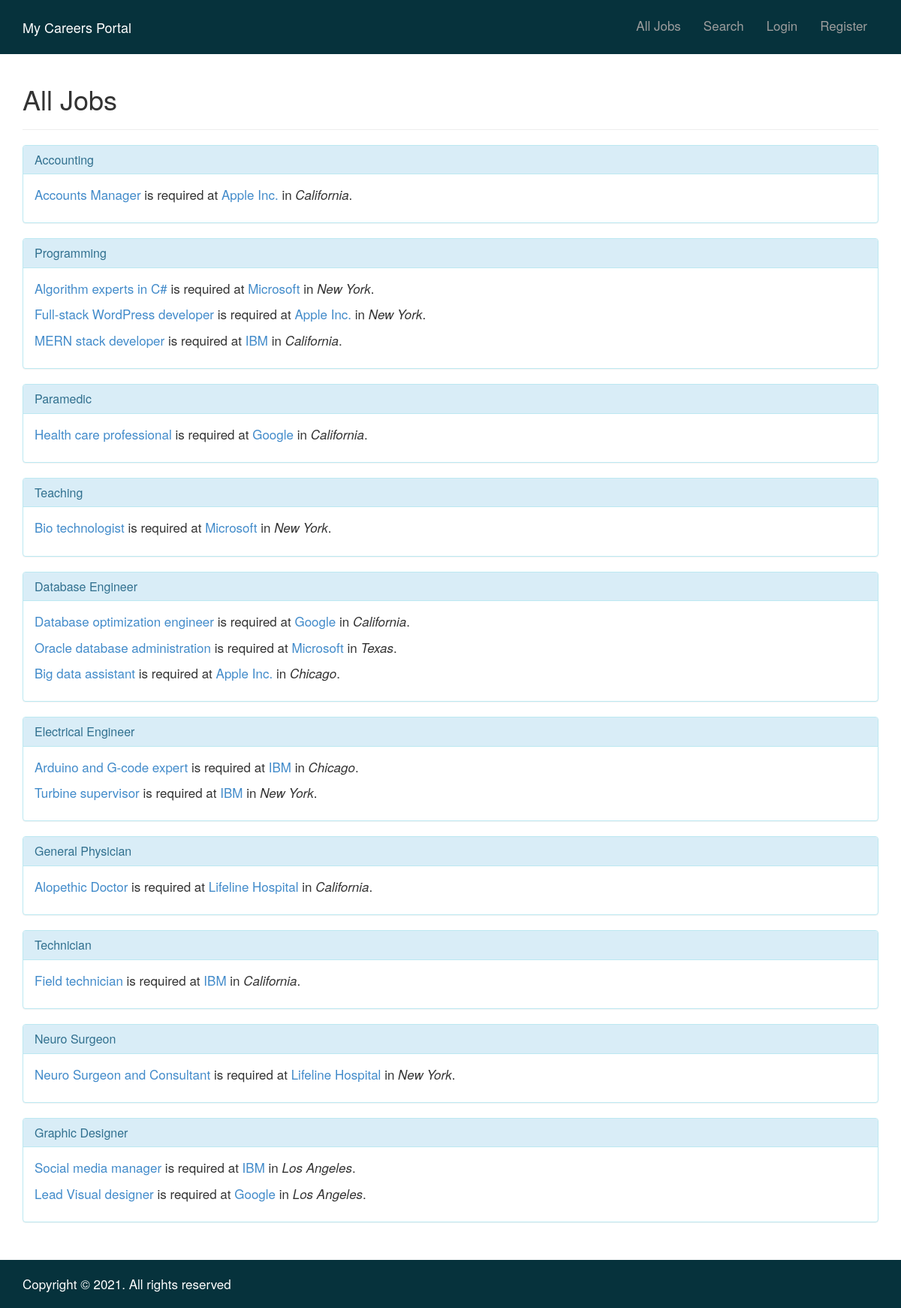
Page /max-careers/index.php on the committed database.
### tables this page shows
CREATE TABLE `job_categories` (
  `id` int(11) NOT NULL,
  `title` varchar(100) NOT NULL
);

CREATE TABLE `jobs` (
  `id` int(11) NOT NULL,
  `title` varchar(100) NOT NULL,
  `description` text NOT NULL,
  `job_category_id` int(11) NOT NULL,
  `company_id` int(11) NOT NULL,
  `city_id` int(11) NOT NULL
);

CREATE TABLE `company` (
  `id` int(11) NOT NULL,
  `company_name` varchar(100) NOT NULL,
  `city_id` int(11) NOT NULL,
  `username` varchar(100) NOT NULL,
  `password` varchar(50) NOT NULL,
  `profile_picture` varchar(100) DEFAULT NULL,
  `email` varchar(75) NOT NULL,
  `phone` varchar(45) DEFAULT NULL
);

CREATE TABLE `cities` (
  `id` int(11) NOT NULL,
  `title` varchar(100) NOT NULL
);

### max-careers/index.php (the view)
<?php
    include_once 'includes/header.php';
?>
<?php
    include_once 'includes/nav.php';
?>
<div class="container">
	<div class="row">
		<div class="col-sm-12">
			<h1>All Jobs</h1>
			<hr/>
		    <?php
		    	$sql_categories = "SELECT * FROM job_categories";
		    	$result_categories = mysqli_query($connection, $sql_categories);
		    	while($row_categories = mysqli_fetch_array($result_categories)){
		    		$category_id = $row_categories['id'];
		    		$category_title = $row_categories['title'];
		    		echo '
		    		<div class="panel panel-info">
						<div class="panel-heading">
					    	<h3 class="panel-title">'.$category_title.'</h3>
					  	</div>
					  	<div class="panel-body">';
							$sql_jobs = "SELECT j.id As job_id, j.title AS job_title, c.title AS city, com.company_name AS company, com.id AS company_id
										FROM jobs j
											INNER JOIN cities c
												ON c.id = j.city_id
											INNER JOIN company com
												ON com.id = j.company_id
										WHERE j.job_category_id = ".$category_id;
							$result_jobs = mysqli_query($connection, $sql_jobs);
							while($row_jobs = mysqli_fetch_array($result_jobs)){
								$job_link = 'job-detail.php?id='.$row_jobs['job_id'];
								$job_title = $row_jobs['job_title'];
								$city = $row_jobs['city'];
								$company = $row_jobs['company'];
								$company_link = 'company-detail.php?id='.$row_jobs['company_id'];
								echo '<p>
										<a href="'.$job_link.'" class="job-link">'.$job_title.'</a>
											is required at
										<a href="'.$company_link.'">'.$company.'</a>
											in <em>'.$city.'</em>.
									 </p>';
							}
					echo '
					  	</div>
					</div>';
		    	}
		    ?>
		</div>
	</div>
</div>
<?php
    include_once 'includes/footer.php';
?>

### max-careers/css/style.css (style rules this page uses)
body, p { font-size: 17px; }

### rows in the picture
job_categories: title "Accounting"
jobs: title "Accounts Manager", company.company_name "Apple Inc.", city.title "California"
job_categories: title "Programming"
jobs: title "Algorithm experts in C#", company.company_name "Microsoft", city.title "New York"
jobs: title "Full-stack WordPress developer", company.company_name "Apple Inc.", city.title "New York"
jobs: title "MERN stack developer", company.company_name "IBM", city.title "California"
job_categories: title "Paramedic"
jobs: title "Health care professional", company.company_name "Google", city.title "California"
job_categories: title "Teaching"
jobs: title "Bio technologist", company.company_name "Microsoft", city.title "New York"
job_categories: title "Database Engineer"
jobs: title "Database optimization engineer", company.company_name "Google", city.title "California"
jobs: title "Oracle database administration", company.company_name "Microsoft", city.title "Texas"
jobs: title "Big data assistant", company.company_name "Apple Inc.", city.title "Chicago"
job_categories: title "Electrical Engineer"
jobs: title "Arduino and G-code expert", company.company_name "IBM", city.title "Chicago"
jobs: title "Turbine supervisor", company.company_name "IBM", city.title "New York"
job_categories: title "General Physician"
jobs: title "Alopethic Doctor", company.company_name "Lifeline Hospital", city.title "California"
job_categories: title "Technician"
jobs: title "Field technician", company.company_name "IBM", city.title "California"
job_categories: title "Neuro Surgeon"
jobs: title "Neuro Surgeon and Consultant", company.company_name "Lifeline Hospital", city.title "New York"
job_categories: title "Graphic Designer"
jobs: title "Social media manager", company.company_name "IBM", city.title "Los Angeles"
jobs: title "Lead Visual designer", company.company_name "Google", city.title "Los Angeles"
